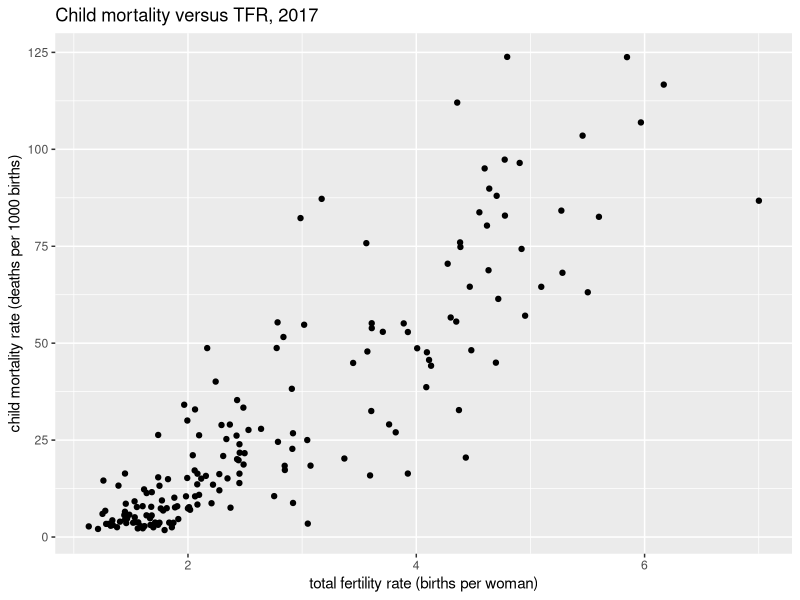
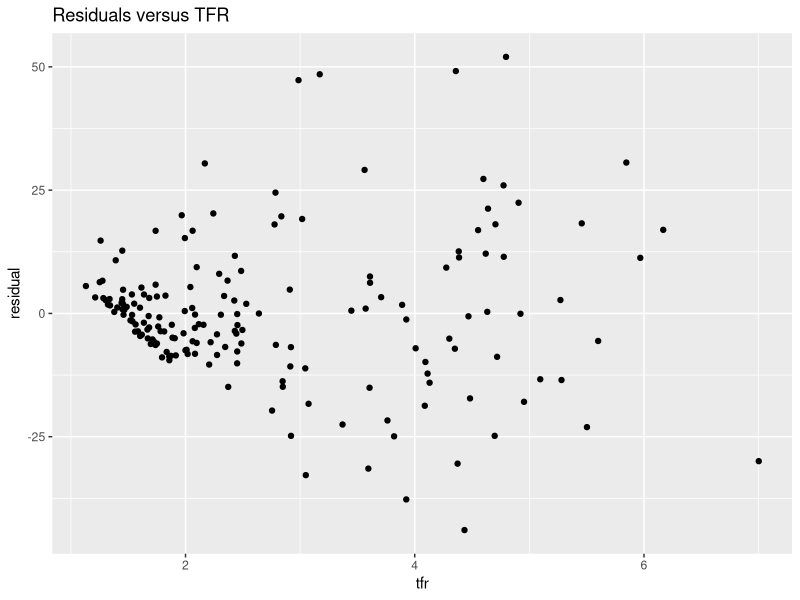
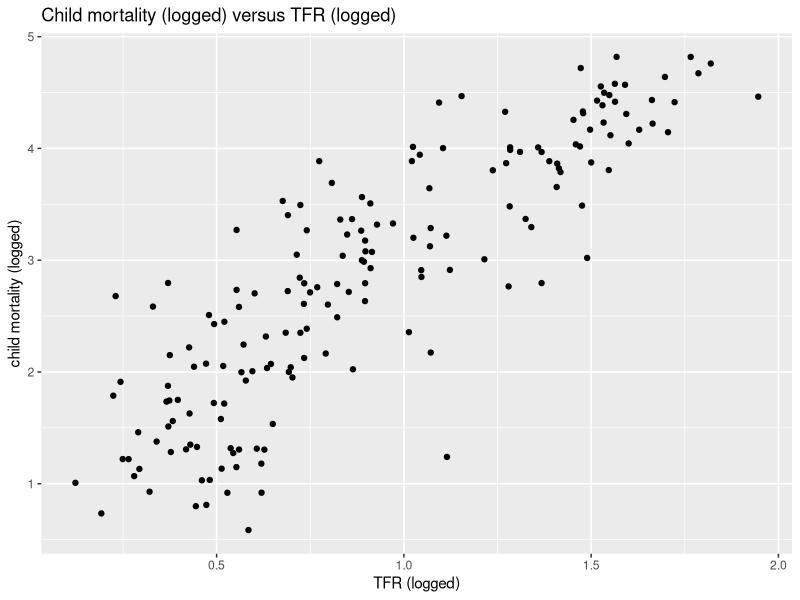
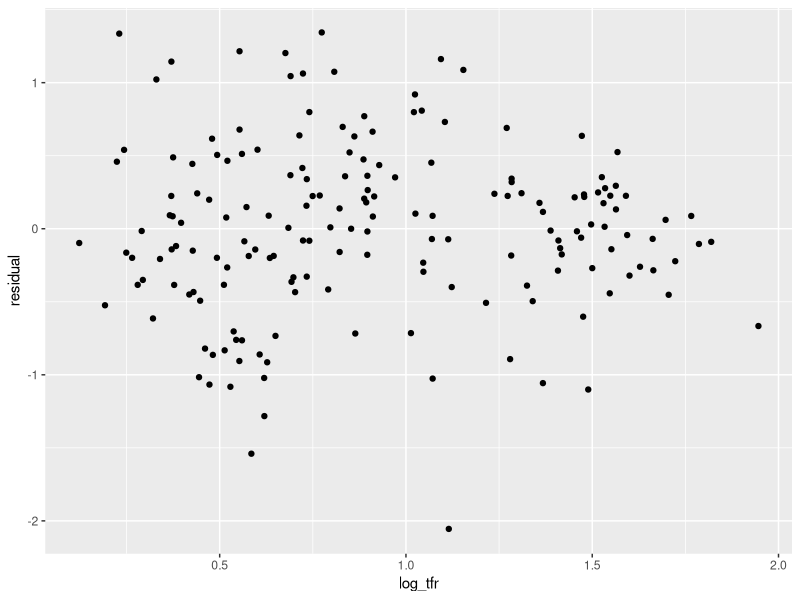

The R script that drew these images, in order:
## ---- chunk 1
knitr::opts_chunk$set(echo = TRUE, warning = FALSE, message = FALSE)
## ---- chunk 2
library(tidyverse)
library(here)
country_ind <- read_csv(here("data/country_indicators.csv"))

## ---- chunk 3
country_ind_2017 <- country_ind %>% filter(year==2017)
## ---- chunk 4
ggplot(country_ind_2017, aes(tfr, child_mort)) + 
  geom_point()+
    labs(title = "Child mortality versus TFR, 2017", 
       x = "total fertility rate (births per woman)",
       y = "child mortality rate (deaths per 1000 births)")
## ---- chunk 5
childmort_tfr_model <- lm(formula = child_mort~tfr, data = country_ind_2017)
summary(childmort_tfr_model)
## ---- chunk 6
names(childmort_tfr_model)
## ---- chunk 7
names(summary(childmort_tfr_model))
## ---- chunk 8
summary(childmort_tfr_model)[["r.squared"]]
## ---- chunk 9
Ybar <- country_ind_2017 %>% 
  summarise(mean(child_mort)) %>% 
  pull() # pull the number out of the dataframe
Ybar
## ---- chunk 10
names(childmort_tfr_model)
Yhat <- childmort_tfr_model[["fitted.values"]]
## ---- chunk 11
SSM = sum((Yhat - Ybar)^2)
SSM

## step by step

(Yhat - Ybar)^2

## ---- chunk 12
Yi <- country_ind_2017 %>% 
  select(child_mort) %>% 
  pull()
Yi
## ---- chunk 13
SST <- sum((Yi - Ybar)^2)
SST
## ---- chunk 14
SSM/SST
## ---- chunk 15
resid <- childmort_tfr_model[["residuals"]]

## sanity checek
(Yi - Yhat)[1:5];resid[1:5]
## ---- chunk 16
country_ind_2017_resid <- country_ind_2017 %>% 
  mutate(residual = resid)

country_ind_2017_resid
## ---- chunk 17
ggplot(data = country_ind_2017_resid, aes(x = tfr, y = residual)) +
  geom_point()+
  labs(title = "Residuals versus TFR")
## ---- chunk 18
country_ind_2017_resid %>% 
  summarize(correlation = cor(tfr, residual))
## ---- chunk 19
country_ind_2017 <- country_ind_2017 %>% 
  mutate(log_child_mort = log(child_mort),
         log_tfr = log(tfr))
## ---- chunk 20
ggplot(data = country_ind_2017, aes(x = log_tfr, y = log_child_mort)) + 
  geom_point() + 
  labs(title = "Child mortality (logged) versus TFR (logged)",
       x = "TFR (logged)",
       y = "child mortality (logged)")
## ---- chunk 21
childmort_tfr_model_log <- lm(log_child_mort~log_tfr, data = country_ind_2017)
summary(childmort_tfr_model_log)
## ---- chunk 22
resid <- childmort_tfr_model_log[["residuals"]] # extract residuals
# put them in to the data frame so we can easily plot

country_ind_2017_resid <- country_ind_2017 %>% 
  mutate(residual = resid)
## ---- chunk 23
ggplot(data = country_ind_2017_resid, aes(x = log_tfr, y = residual)) + 
  geom_point()
